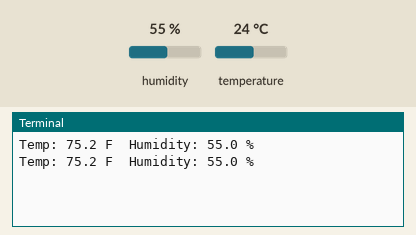
This program was run on a simulated Raspberry Pi (BCM pin numbers). Parts: the last lines printed to the terminal. The inputs (shaded band) are chosen by the test bench; at power-on: humidity 55 %, temperature 24 °C.

Above: at 1.2 s.
1.3 s: humidity set to 22 %
At 2.0 s:
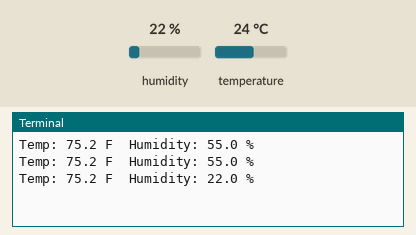
2.8 s: temperature set to 12 °C
At 3.6 s:
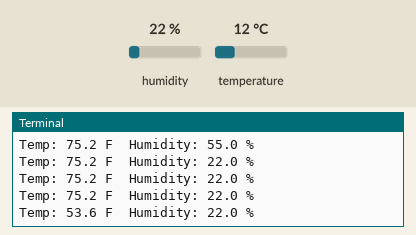
4.3 s: humidity set to 40 %
At 4.3 s:
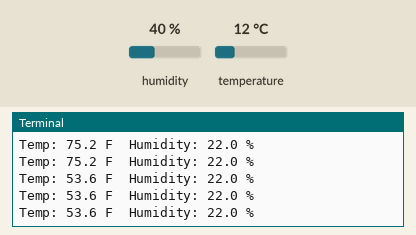
Timing chart, 0 to 7.3 s (numbered marks = the images above; inputs shaded):
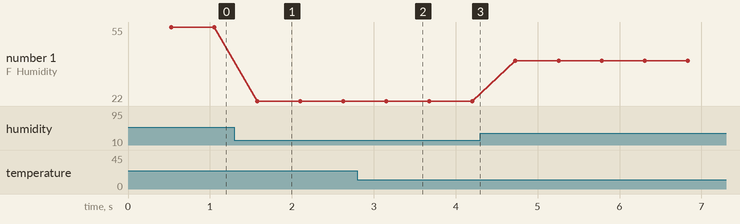

Measured:
- after the input at 1.3 s, the terminal: prints a new line after 0.28 s (image 1)
- after the input at 2.8 s, the terminal: prints a new line after 0.35 s (image 2)
- plotted number 1: 55 → 22 after the input at 1.3 s, 22 → 40 after the input at 4.3 s

The program:

dht22-22.py
```python
#simple script
#pin 10
#!/usr/bin/python
import sys
import Adafruit_DHT

while True:

    humidity, temperature = Adafruit_DHT.read_retry(22,10)
    temperature = temperature * 9/5.0 + 32
    print 'Temp: {0:0.1f} F  Humidity: {1:0.1f} %'.format(temperature, humidity)
```
